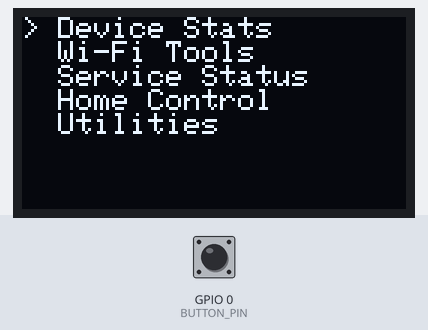
Bench run of a sketch on a simulated ESP32. Shown: 128×64 one-colour display. The test bench sets the inputs (shaded band); at power-on: GPIO 0 (BUTTON_PIN) HIGH. WiFi joins after 1.5 s; servers stay silent unless stated; a WiFi scan finds three made-up networks; storage starts empty; what the sketch prints to the serial monitor is not drawn.

Above: at 1.2 s.
1.3 s: GPIO 0 (BUTTON_PIN) pulled LOW for 0.15 s
At 2.6 s:
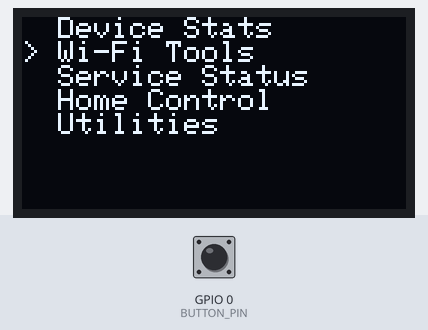
2.9 s: GPIO 0 (BUTTON_PIN) pulled LOW for 3.2 s
At 8.9 s:
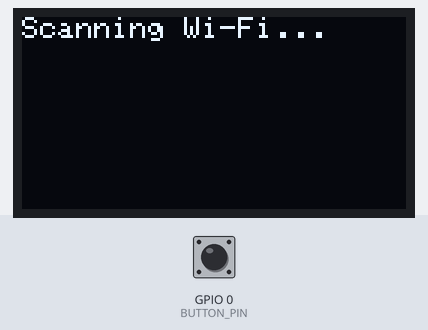
11.3 s: GPIO 0 (BUTTON_PIN) pulled LOW for 1 s
At 13.0 s:
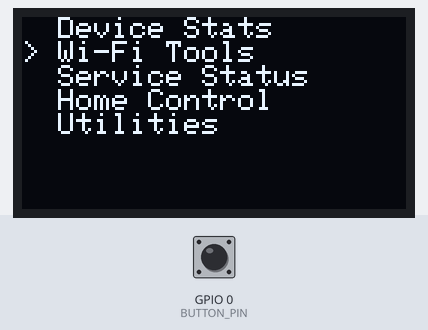
13.8 s: GPIO 0 (BUTTON_PIN) pulled LOW for 0.15 s
At 14.9 s:
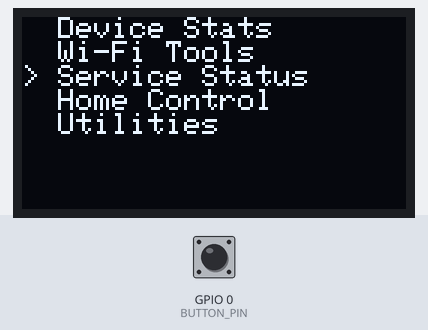
15.5 s: GPIO 0 (BUTTON_PIN) pulled LOW for 1 s
At 17.8 s:
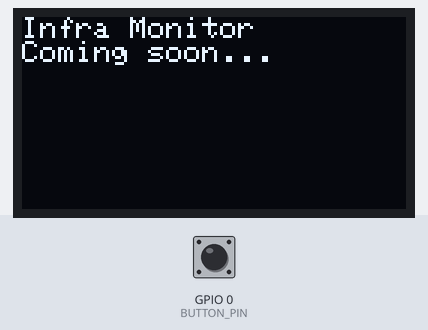
Timing chart, 0 to 19.2 s (numbered marks = the images above; inputs shaded):
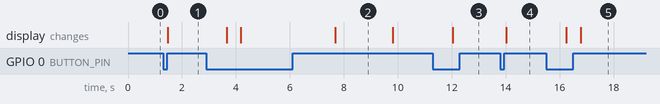

The sketch:

LilyDoesntGoLoRa.ino
```cpp
#include <Wire.h>
#include <Adafruit_GFX.h>
#include <Adafruit_SSD1306.h>
#include <WiFi.h>
#include <WiFiManager.h>

#define SCREEN_WIDTH 128
#define SCREEN_HEIGHT 64
#define OLED_RESET    -1
#define SCREEN_ADDRESS 0x3C
#define BUTTON_PIN 0 // change to 14 if needed

#include <LittleFS.h>
#include <ArduinoJson.h>

struct Config {
  String ssid;
  String password;
  String portainerURL;
  String portainerToken;
  String haURL;
  String haToken;
  bool vpnEnabled;
};

Config config;


TwoWire OLED_Wire = TwoWire(1);
Adafruit_SSD1306 display(SCREEN_WIDTH, SCREEN_HEIGHT, &OLED_Wire, OLED_RESET);

String menuItems[] = {
  "Device Stats",
  "Wi-Fi Tools",
  "Service Status",
  "Home Control",
  "Utilities"
};

const int MENU_COUNT = sizeof(menuItems) / sizeof(menuItems[0]);
int currentIndex = 0;
bool inSubmenu = false;
unsigned long buttonPressTime = 0;
bool buttonHeld = false;

bool loadConfig() {
  if (!LittleFS.begin()) {
  Serial.println("LittleFS mount failed, formatting...");
  LittleFS.format();  // ⚠️ nukes the FS
  if (!LittleFS.begin()) {
    Serial.println("Format failed too. FS dead?");
    return false;
  }
}

  if (!LittleFS.begin()) {
    Serial.println("Failed to mount FS");
    return false;
  }

  File file = LittleFS.open("/config.json", "r");
  if (!file) {
    Serial.println("Config file not found.");
    return false;
  }

  StaticJsonDocument<1024> doc;
  DeserializationError error = deserializeJson(doc, file);
  file.close();

  if (error) {
    Serial.println("Failed to parse config");
    return false;
  }

  config.ssid = doc["wifi"]["ssid"].as<String>();
  config.password = doc["wifi"]["password"].as<String>();
  config.portainerURL = doc["portainer"]["url"].as<String>();
  config.portainerToken = doc["portainer"]["token"].as<String>();
  config.haURL = doc["ha"]["url"].as<String>();
  config.haToken = doc["ha"]["token"].as<String>();
  config.vpnEnabled = doc["vpn"]["enabled"].as<bool>();

  Serial.println("Config loaded successfully");
  return true;
}
bool saveConfig() {
  StaticJsonDocument<1024> doc;

  doc["wifi"]["ssid"] = config.ssid;
  doc["wifi"]["password"] = config.password;
  doc["portainer"]["url"] = config.portainerURL;
  doc["portainer"]["token"] = config.portainerToken;
  doc["ha"]["url"] = config.haURL;
  doc["ha"]["token"] = config.haToken;
  doc["vpn"]["enabled"] = config.vpnEnabled;

  File file = LittleFS.open("/config.json", "w");
  if (!file) {
    Serial.println("Failed to open config file for writing");
    return false;
  }

  serializeJsonPretty(doc, file);
  file.close();
  Serial.println("Config saved.");
  return true;
}


void setup() {
  Serial.begin(115200);
  OLED_Wire.begin(18, 17);
  pinMode(BUTTON_PIN, INPUT_PULLUP);

  if (!display.begin(SSD1306_SWITCHCAPVCC, SCREEN_ADDRESS)) {
    Serial.println("OLED init failed");
    while (true);
  }

  displayMenu();

}
  void connectToWiFi() {
    WiFiManager wm;

    if (!loadConfig()) {
      Serial.println("No config found. Starting WiFi portal...");
      wm.autoConnect("LoRa");
      config.ssid = WiFi.SSID();
      config.password = WiFi.psk();
      saveConfig();  // store new values
    } else {
      WiFi.begin(config.ssid.c_str(), config.password.c_str());
      if (WiFi.waitForConnectResult() != WL_CONNECTED) {
        Serial.println("Failed. Starting portal...");
        wm.autoConnect("LoRa");
        config.ssid = WiFi.SSID();
        config.password = WiFi.psk();
        saveConfig();
      }
    }
  }

void loop() {
  static bool buttonPressed = false;

  if (digitalRead(BUTTON_PIN) == LOW) {
    if (!buttonPressed) {
      buttonPressed = true;
      buttonPressTime = millis();
    } else if (!buttonHeld && millis() - buttonPressTime > 700) {
      buttonHeld = true;
      handleLongPress();
    }
  } else {
    if (buttonPressed && !buttonHeld) {
      handleShortPress();
    }
    buttonPressed = false;
    buttonHeld = false;
  }

  delay(50);
}

void handleShortPress() {
  if (!inSubmenu) {
    currentIndex = (currentIndex + 1) % MENU_COUNT;
    displayMenu();
  }
}

void handleLongPress() {
  if (!inSubmenu) {
    inSubmenu = true;
    launchFeature(menuItems[currentIndex]);
  } else {
    inSubmenu = false;
    displayMenu();
  }
}

void displayMenu() {
  display.clearDisplay();
  display.setTextSize(1);
  display.setTextColor(SSD1306_WHITE);
  display.setCursor(0, 0);

  for (int i = 0; i < MENU_COUNT; i++) {
    if (i == currentIndex) {
      display.print("> ");
    } else {
      display.print("  ");
    }
    display.println(menuItems[i]);
  }

  display.display();
}

void launchFeature(String name) {
  display.clearDisplay();
  display.setCursor(0, 0);
  display.setTextSize(1);
  display.setTextColor(SSD1306_WHITE);
  display.println("Launching:");
  display.println(name);
  display.display();

  delay(500);

  // Placeholder for real features
  if (name == "Device Stats") runDeviceStats();
  else if (name == "Wi-Fi Tools") runWiFiTools();
  else if (name == "Service Status") runServiceStatus();
  else if (name == "Home Control") runHomeControl();
  else if (name == "Utilities") runUtilities();
}

void runDeviceStats() {
  display.clearDisplay();
  display.setCursor(0, 0);
  display.println("Uptime:");
  display.printf("%lus\n", millis() / 1000);
  display.println("\nHold to go back");
  display.display();
}

void runWiFiTools() {
  display.clearDisplay();
  display.setCursor(0, 0);
  display.setTextSize(1);
  display.println("Connect to WiFi?");
  display.println("> Yes");
  display.println("  No");
  display.display();

  int selection = 0; // 0 = Yes, 1 = No

  while (true) {
    if (digitalRead(BUTTON_PIN) == LOW) {
      unsigned long pressStart = millis();
      while (digitalRead(BUTTON_PIN) == LOW);
      unsigned long pressDuration = millis() - pressStart;

      if (pressDuration < 700) {
        // Short press = toggle
        selection = 1 - selection;
      } else {
        // Long press = confirm
        break;
      }

      // Redraw menu
      display.clearDisplay();
      display.setCursor(0, 0);
      display.setTextSize(1);
      display.println("Connect to WiFi?");
      display.println(selection == 0 ? "> Yes" : "  Yes");
      display.println(selection == 1 ? "> No" : "  No");
      display.display();
    }

    delay(100);
  }

  if (selection == 0) {
    connectToWiFi();
  }

  display.clearDisplay();
  display.setCursor(0, 0);
  display.setTextSize(1);
  display.println("Scanning Wi-Fi...");
  display.display();

  WiFi.mode(WIFI_STA);
  WiFi.disconnect();
  delay(100);
  int n = WiFi.scanNetworks();

  display.clearDisplay();
  if (n == 0) {
    display.println("No networks found");
  } else {
    display.printf("%d networks:\n", n);
    for (int i = 0; i < n && i < 5; ++i) {
      display.printf("%d: %s\nRSSI: %d dBm\n\n", i + 1,
                     WiFi.SSID(i).c_str(), WiFi.RSSI(i));
    }
  }

  display.println("Hold to go back");
  display.display();
}

void runServiceStatus() {
  display.clearDisplay();
  display.setCursor(0, 0);
  display.println("Infra Monitor");
  display.println("Coming soon...");
  display.display();
}

void runHomeControl() {
  display.clearDisplay();
  display.setCursor(0, 0);
  display.println("Home Assistant");
  display.println("Coming soon...");
  display.display();
}

void runUtilities() {
  display.clearDisplay();
  display.setCursor(0, 0);
  display.println("System Tools");
  display.println("Coming soon...");
  display.display();
}
```

Measured:
- after the input at 1.3 s, the display: changes after 0.18 s (image 1)
- after the input at 2.9 s, the display: first changes after 0.76 s (image 2 shows a later state)
- after the input at 11.3 s, the display: changes after 0.74 s (image 3)
- after the input at 13.8 s, the display: changes after 0.22 s (image 4)
- after the input at 15.5 s, the display: first changes after 0.75 s (image 5 shows a later state)
- what the display in image 2 shows lasts 2.1 s, from 7.7 s to 9.8 s
